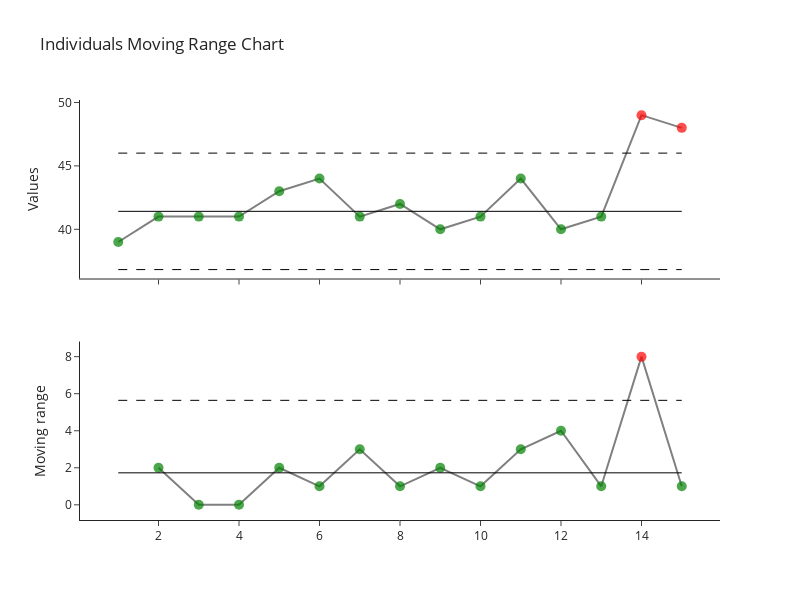

Notebook source saved alongside this figure:
### Markdown cell above
## New data can be plotted

### Code cell
# Calculate the ranges and means for new data
chart.predict(values=values, labels=labels)
# plot the chart
chart.plot()

### Figure 1 — Plotly figure (JSON) as saved in the notebook; plotly's stock layout.template omitted (floating-point values rounded to 4 significant figures)
{"data": [{"customdata": [["A", "Values: 39"], ["B", "Values: 41"], ["C", "Values: 41"], ["D", "Values: 41"], ["E", "Values: 43"], ["F", "Values: 44"], ["G", "Values: 41"], ["H", "Values: 42"], ["I", "Values: 40"], ["J", "Values: 41"], ["K", "Values: 44"], ["L", "Values: 40"], ["M", "Values: 41"], ["N", "Values: 49"], [null, "Values: 48"]], "hovertemplate": "<b>%{customdata[0]}</b><br>%{customdata[1]}", "line": {"color": "gray"}, "marker": {"color": ["green", "green", "green", "green", "green", "green", "green", "green", "green", "green", "green", "green", "green", "red", "red"], "opacity": 0.7, "size": 10}, "mode": "markers+lines", "name": "", "showlegend": false, "type": "scatter", "x": [1, 2, 3, 4, 5, 6, 7, 8, 9, 10, 11, 12, 13, 14, 15], "xaxis": "x", "y": [39, 41, 41, 41, 43, 44, 41, 42, 40, 41, 44, 40, 41, 49, 48], "yaxis": "y"}, {"customdata": [36.82, 36.82], "hovertemplate": "<b>%{customdata}", "line": {"color": "black", "dash": "dash", "width": 1}, "mode": "lines", "name": "", "type": "scatter", "x": [1, 15], "xaxis": "x", "y": [36.82, 36.82], "yaxis": "y"}, {"customdata": [46.01, 46.01], "hovertemplate": "<b>%{customdata}", "line": {"color": "black", "dash": "dash", "width": 1}, "mode": "lines", "name": "", "type": "scatter", "x": [1, 15], "xaxis": "x", "y": [46.01, 46.01], "yaxis": "y"}, {"customdata": [41.42, 41.42], "hovertemplate": "<b>%{customdata}", "line": {"color": "black", "width": 1}, "mode": "lines", "name": "", "type": "scatter", "x": [1, 15], "xaxis": "x", "y": [41.42, 41.42], "yaxis": "y"}, {"customdata": [["A", "Moving range: nan"], ["B", "Moving range: 2.0"], ["C", "Moving range: 0.0"], ["D", "Moving range: 0.0"], ["E", "Moving range: 2.0"], ["F", "Moving range: 1.0"], ["G", "Moving range: 3.0"], ["H", "Moving range: 1.0"], ["I", "Moving range: 2.0"], ["J", "Moving range: 1.0"], ["K", "Moving range: 3.0"], ["L", "Moving range: 4.0"], ["M", "Moving range: 1.0"], ["N", "Moving range: 8.0"], [null, "Moving range: 1.0"]], "hovertemplate": "<b>%{customdata[0]}</b><br>%{customdata[1]}", "line": {"color": "gray"}, "marker": {"color": ["green", "green", "green", "green", "green", "green", "green", "green", "green", "green", "green", "green", "green", "red", "green"], "opacity": 0.7, "size": 10}, "mode": "markers+lines", "name": "", "showlegend": false, "type": "scatter", "x": [1, 2, 3, 4, 5, 6, 7, 8, 9, 10, 11, 12, 13, 14, 15], "xaxis": "x2", "y": [null, 2, 0, 0, 2, 1, 3, 1, 2, 1, 3, 4, 1, 8, 1], "yaxis": "y2"}, {"customdata": [5.642, 5.642], "hovertemplate": "<b>%{customdata}", "line": {"color": "black", "dash": "dash", "width": 1}, "mode": "lines", "name": "", "type": "scatter", "x": [1, 15], "xaxis": "x2", "y": [5.642, 5.642], "yaxis": "y2"}, {"customdata": [1.727, 1.727], "hovertemplate": "<b>%{customdata}", "line": {"color": "black", "width": 1}, "mode": "lines", "name": "", "type": "scatter", "x": [1, 15], "xaxis": "x2", "y": [1.727, 1.727], "yaxis": "y2"}], "layout": {"height": 600, "showlegend": false, "title": {"text": "Individuals Moving Range Chart"}, "width": 800, "xaxis": {"anchor": "y", "domain": [0, 1], "matches": "x2", "showgrid": false, "showticklabels": false}, "xaxis2": {"anchor": "y2", "domain": [0, 1]}, "yaxis": {"anchor": "x", "domain": [0.575, 1], "showgrid": false, "title": {"text": "Values"}}, "yaxis2": {"anchor": "x2", "domain": [0, 0.425], "showgrid": false, "title": {"text": "Moving range"}}}}
